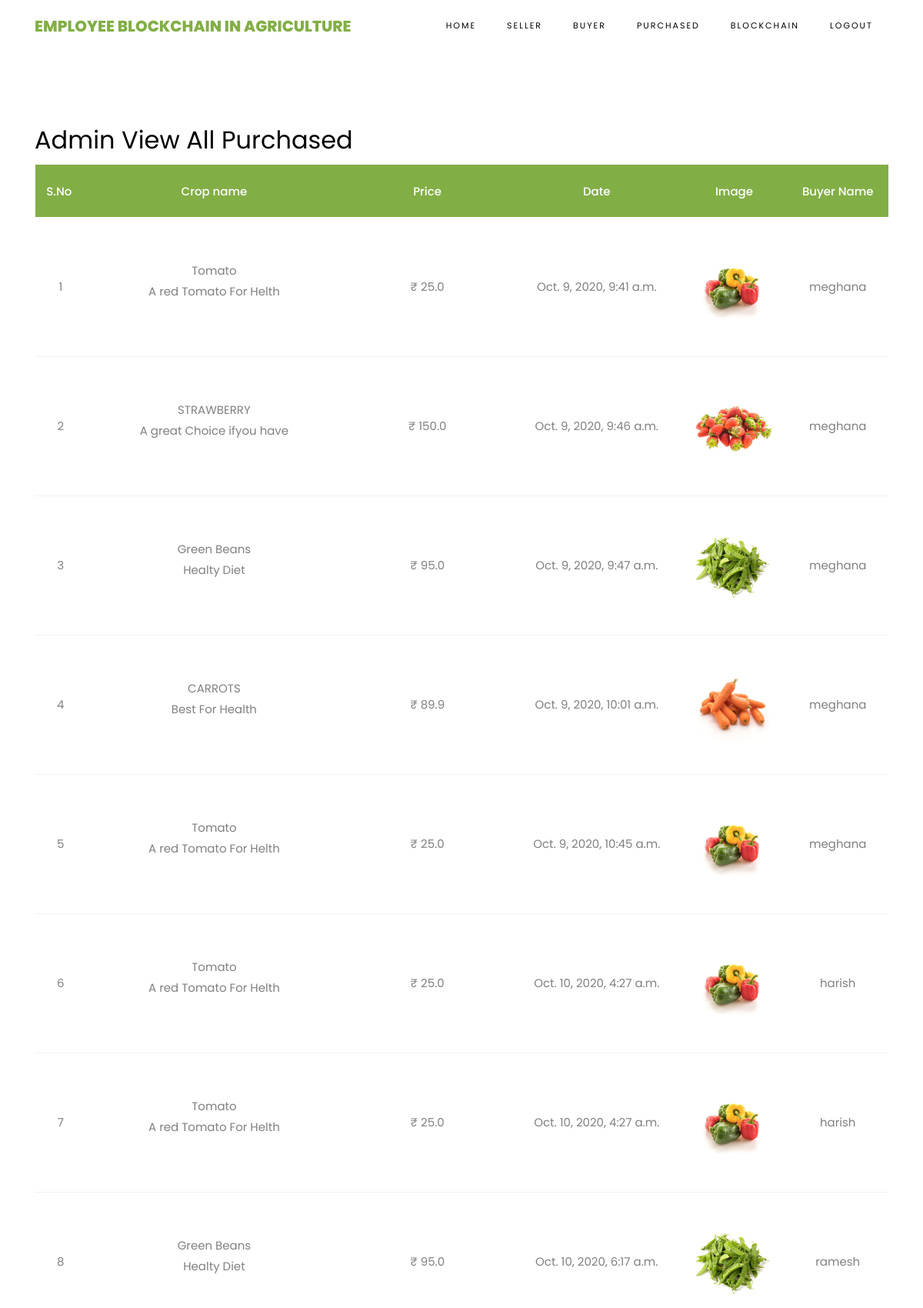
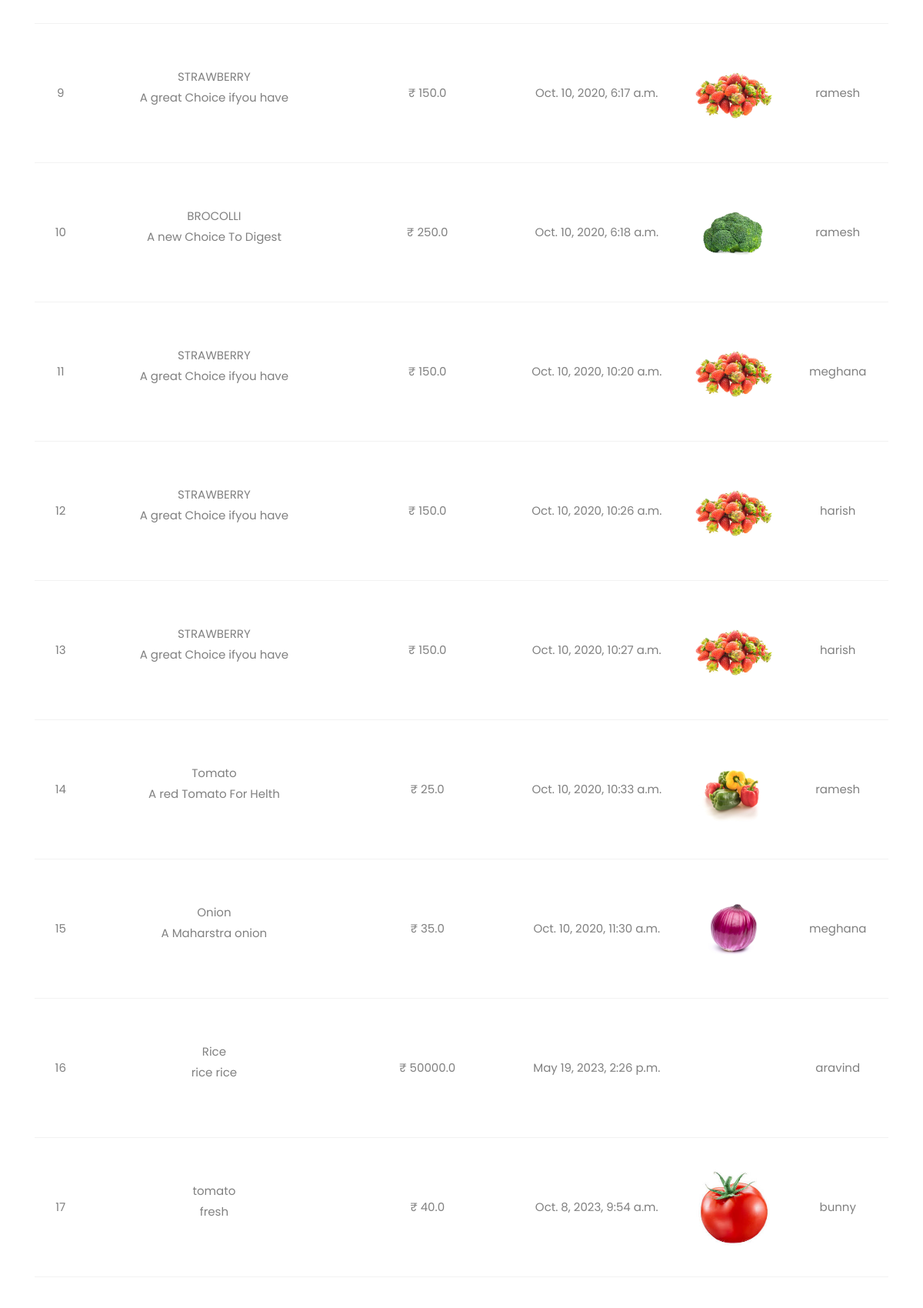
Page /AdminViewAllPurchased/ (upper part) on the committed database (2 pictures, top to bottom).
### buyers/models.py (models this page shows, shortened)
class BuyerCropCartModels(models.Model):
    buyerusername = models.CharField(max_length=100)
    buyeruseremail = models.CharField(max_length=100)
    sellername = models.CharField(max_length=100)
    cropname = models.CharField(max_length=100)
    description = models.CharField(max_length=100000)
    price = models.FloatField()
    file = models.FileField(upload_to='files/')
    cdate = models.DateTimeField(auto_now_add=True)
    status = models.CharField(max_length=50)
    class Meta:
        db_table = "BuyerCartTable"

### admins/views.py (the view)
# urls.py: path("AdminViewAllPurchased/", admins.AdminViewAllPurchased, name="AdminViewAllPurchased"),
def AdminViewAllPurchased(request):
    data = BuyerCropCartModels.objects.filter(status='purchased')
    return render(request,'admins/AdminViewAllPurchased.html',{'data':data})

### assets/templates/admins/AdminViewAllPurchased.html
{%extends 'admins/adminbase.html'%}
{%load static%}
{%block contents%}
<section class="ftco-section ftco-cart">
			<div class="container">
				<div class="row">
    			<div class="col-md-12 ftco-animate">
                    <h2>Admin View All Purchased</h2>
    				<div class="cart-list">
	    				<table class="table">
						    <thead class="thead-primary">
						      <tr class="text-center">
						        <th>S.No&nbsp;</th>
						        <th>Crop name</th>
						        <th>Price</th>
						        <th>Date</th>
						        <th>Image</th>
                                <th>Buyer Name</th>
						      </tr>
						    </thead>
						    <tbody>
                             {% for i in data %}
                          <tr class="text-center">
                        <td>{{forloop.counter}}</td>
                        <td class="product-name">{{i.cropname}} <p>{{i.description}}</p></td>
                        <td class="quantity">&#x20B9; {{i.price}}</td>
                        <td>{{i.cdate}}</td>
                        <td class="image-prod"><div class="img" style="background-image:url({{i.file}});"></div></td>
                        <td>{{i.buyerusername}}</td>
                    </tr>
                    {% endfor %}
						    </tbody>
						  </table>
					  </div>
    			</div>
    		</div>
			</div>
		</section>
{%endblock%}

### rows in the picture
BuyerCropCartModels: cropname "Tomato", description "A red Tomato For Helth", price "25.0", cdate "Oct. 9, 2020, 9:41 a.m.", file (picture), buyerusername "meghana"
BuyerCropCartModels: cropname "STRAWBERRY", description "A great Choice ifyou have", price "150.0", cdate "Oct. 9, 2020, 9:46 a.m.", file (picture), buyerusername "meghana"
BuyerCropCartModels: cropname "Green Beans", description "Healty Diet", price "95.0", cdate "Oct. 9, 2020, 9:47 a.m.", file (picture), buyerusername "meghana"
BuyerCropCartModels: cropname "CARROTS", description "Best For Health", price "89.9", cdate "Oct. 9, 2020, 10:01 a.m.", file (picture), buyerusername "meghana"
BuyerCropCartModels: cropname "Tomato", description "A red Tomato For Helth", price "25.0", cdate "Oct. 9, 2020, 10:45 a.m.", file (picture), buyerusername "meghana"
BuyerCropCartModels: cropname "Tomato", description "A red Tomato For Helth", price "25.0", cdate "Oct. 10, 2020, 4:27 a.m.", file (picture), buyerusername "harish"
BuyerCropCartModels: cropname "Tomato", description "A red Tomato For Helth", price "25.0", cdate "Oct. 10, 2020, 4:27 a.m.", file (picture), buyerusername "harish"
BuyerCropCartModels: cropname "Green Beans", description "Healty Diet", price "95.0", cdate "Oct. 10, 2020, 6:17 a.m.", file (picture), buyerusername "ramesh"
BuyerCropCartModels: cropname "STRAWBERRY", description "A great Choice ifyou have", price "150.0", cdate "Oct. 10, 2020, 6:17 a.m.", file (picture), buyerusername "ramesh"
BuyerCropCartModels: cropname "BROCOLLI", description "A new Choice To Digest", price "250.0", cdate "Oct. 10, 2020, 6:18 a.m.", file (picture), buyerusername "ramesh"
BuyerCropCartModels: cropname "STRAWBERRY", description "A great Choice ifyou have", price "150.0", cdate "Oct. 10, 2020, 10:20 a.m.", file (picture), buyerusername "meghana"
BuyerCropCartModels: cropname "STRAWBERRY", description "A great Choice ifyou have", price "150.0", cdate "Oct. 10, 2020, 10:26 a.m.", file (picture), buyerusername "harish"
BuyerCropCartModels: cropname "STRAWBERRY", description "A great Choice ifyou have", price "150.0", cdate "Oct. 10, 2020, 10:27 a.m.", file (picture), buyerusername "harish"
BuyerCropCartModels: cropname "Tomato", description "A red Tomato For Helth", price "25.0", cdate "Oct. 10, 2020, 10:33 a.m.", file (picture), buyerusername "ramesh"
BuyerCropCartModels: cropname "Onion", description "A Maharstra onion", price "35.0", cdate "Oct. 10, 2020, 11:30 a.m.", file (picture), buyerusername "meghana"
BuyerCropCartModels: cropname "Rice", description "rice rice", price "50000.0", cdate "May 19, 2023, 2:26 p.m.", buyerusername "aravind"
BuyerCropCartModels: cropname "tomato", description "fresh", price "40.0", cdate "Oct. 8, 2023, 9:54 a.m.", file (picture), buyerusername "bunny"
